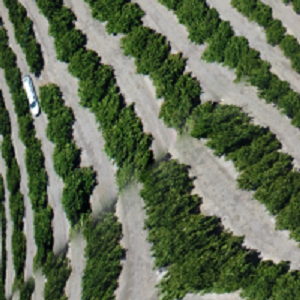
#> input picture windows/bad18-1_bend.png, 300 x 300 px, given in place of good_1_300.png, which was not available
$ python switchboard.py
#> lines starting #> are read from the running program, lines starting #| are printed output that depends on the picture; after the words box and inside, x2 and y2 are one past the last pixel; in counts of white or black regions, pixels touching at a corner belong together; pictures that were not available may be replaced by others from this repository, and a replacement may not be noted
#> in allcase, src is the input picture: shape (300, 300, 3); mean B, G, R 85, 109.2, 97.9
### modules/histogramequalization.py
#preprocessing module
#for histogram equaltization

import cv2 as cv

def histogramEqualization(input_image):
    """
    Preprocessing Method. Applies Histogram Equalization to a given input image.
    Returns the histogramed image.

    @input_image: input image of ideally grayscale.
    @return: Histogram equalized image.
    """
    #A histogram equalization function that takes in an input image and equalizes the colour variance.
    #Recommended by Patrick to fix the issue where some tif have heavy shading due to cliffs/clouds.
    #Ideally takes in a grayscale image.
    print("Histogram Equalization Started")

    #safty check that image is an image.
    if isinstance(input_image, str):
        input_image = cv.imread(input_image) # Loading image

    #grayscale anyway, safty first.
    c_image = cv.cvtColor(input_image, cv.COLOR_BGR2GRAY)
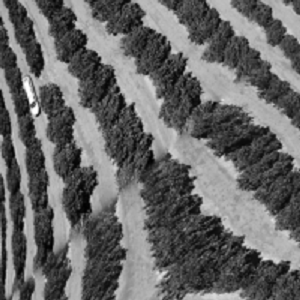
#> c_image: shape (300, 300); min 0, max 255, mean 103.1
    histo_image = cv.equalizeHist(c_image)
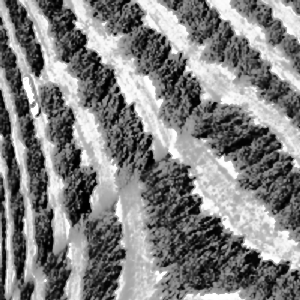
#> histo_image: shape (300, 300); min 0, max 255, mean 128.4

    print("Histogram Equalization Complete")
    return histo_image

### modules/colourquantization.py
#preprocessing module
#for colour quantization

import cv2 as cv

def colourQuantize(input_image):
    """
    Preprocessing Method. Applies a thresholding colour quantization to a given input image.
    Returns the colour quantized image.

    @input_image = input image. Works with rgb and non-rgb
    @return: colour quantized image
    """

    print("Colour Quantization Started")
    quantize_count = 12 #how many variation to reduce to.

    #safty check that image is an image.
    if isinstance(input_image, str):
        input_image = cv.imread(input_image) # Loading image

    quantized_image = cv.cvtColor(input_image, cv.COLOR_BGR2RGB) # Change color to RGB (from BGR)

    if(quantize_count == 12): #default case when you want 12 total channel types (future work)
        for n in range(len(quantized_image)):
            for i in range(len(quantized_image[0])):
                #r band quantized
                if(quantized_image[n][i][0] < 64):
                    quantized_image[n][i][0] = 0
                elif(quantized_image[n][i][0] < 128):
                    quantized_image[n][i][0] = 64
                elif(quantized_image[n][i][0] < 255):
                    quantized_image[n][i][0] = 128
                else:
                    quantized_image[n][i][0] = 255

                #g band quantized
                if(quantized_image[n][i][1] < 64):
                    quantized_image[n][i][1] = 0
                elif(quantized_image[n][i][1] < 128):
                    quantized_image[n][i][1] = 64
                elif(quantized_image[n][i][1] < 255):
                    quantized_image[n][i][1] = 128
                else:
                    quantized_image[n][i][1] = 255

                #b band quantized
                if(quantized_image[n][i][2] < 64):
                    quantized_image[n][i][2] = 0
                elif(quantized_image[n][i][2] < 128):
                    quantized_image[n][i][2] = 64
                elif(quantized_image[n][i][2] < 255):
                    quantized_image[n][i][2] = 128
                else:
                    quantized_image[n][i][2] = 255
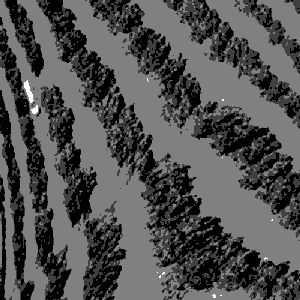
#> quantized_image: shape (300, 300, 3); min 0, max 255, mean 80.7

    print("Colour Quantization Complete")
    return quantized_image

### modules/kmeansbinarization.py
#preprocessing module
#for kmeans clustering and binarization

import cv2 as cv
import numpy as np

def kmeans(input_image, k_value=None):
    """
    Preprocessing Method. Applies k-means clustering follower by binarization to a given input image.
    Returns the binarized image.

    @input_image: input image. Any band.
    @k_value: number of clusters to seperate the pixel data into.
    @return: the binarized image.
    """
#> called with k_value = 3
    #A kmeans clusters algorithm that takes in an image (ideally grayscale) and applies a binerization to them.
    #kmeans clusters process:
    print("K-means Started") #steps taken from opencv documentation.

    #safty check that image is an image.
    if isinstance(input_image, str):
        input_image = cv.imread(input_image) # Loading image

    image = cv.cvtColor(input_image, cv.COLOR_BGR2RGB) # Change color to RGB (from BGR)
    # reshapethe image into a 2d array to make clustering possible
    pixel_vals = image.reshape((-1,3))
    # For supporting cv.kmean
    pixel_vals = np.float32(pixel_vals)

    #criteria to go to until finished. Set to 100 iterations or 100%.
    criteria = (cv.TERM_CRITERIA_EPS + cv.TERM_CRITERIA_MAX_ITER, 100, 1.0)
    k = k_value # Choosing number of cluster
    if (k==None):
        k = 3
    retval, labels, centers = cv.kmeans(pixel_vals, k, None, criteria, 100, cv.KMEANS_RANDOM_CENTERS)
#> retval = 8866938.9; centers = [[64, 64, 64], [0, 0, 0], [128.5, 128.5, 128.5]]


    centers = np.uint8(centers) # convert data into 8-bit values
#> centers = [[64, 64, 64], [0, 0, 0], [128, 128, 128]]
    segmented_data = centers[labels.flatten()] # Mapping labels to center points( RGB Value)
    segmented_image = segmented_data.reshape((image.shape)) # reshape data into the original image dimensions

    print("K-means Complete")

    #binarization process:
    print("Binerization Started")
    min = 999
    max = -1

    #check the new image for which cluster to binarized.
    for n in range(len(segmented_image)):
        for i in range(len(segmented_image[0])):
            if (segmented_image[n][i][0] > max):
                max = segmented_image[n][i][0]
            elif (segmented_image[n][i][0] < min):
                min = segmented_image[n][i][0]
#> after the loop, max = 128; min = 0

    #binarized the image based on the threshold found.
    for n in range(len(segmented_image)):
        for i in range(len(segmented_image[0])):
            if (segmented_image[n][i][0] > min):
                segmented_image[n][i] = [0,0,0] #the not rows
            elif (segmented_image[n][i][0] <= min):
                segmented_image[n][i] = [255,255,255] #the rows (painting them white)
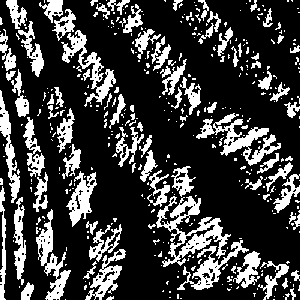
#> segmented_image: shape (300, 300, 3); 24.5% white; 406 white regions (317 under 20 px), largest, box (x1, y1, x2, y2) and area: (156, 196, 231, 267) 1759, (196, 113, 281, 166) 1357, (61, 30, 116, 107) 1086

    print("Binerization Complete")

    #if show_image:
    #    cv.imshow("Kmeans extraction", segmented_image)

    segmented_image = cv.cvtColor(segmented_image, cv.COLOR_BGR2GRAY) # Change color to RGB (from BGR) should mess with more options to see results
    #print("Segmented image: ",segmented_image)
    # ------------------ kmeans
    print("Kmeans-Binerization Complete")
    return segmented_image #the kmeans image

### modules/morphologicaloperations.py
#refinement method
#morphological operations for open, close, and pruning.

import cv2 as cv
from skimage.morphology import disk

def MorphOpenClose(image, kernal_open=None,kernal_close=None, iterations_open=None, iterations_close=None):
    """
    Refinement Method. Applies a opening followed by a closing morphological operation to an image.

    @image: input openclose.
    @kernal_open: kernal to use for opening. default to disk kernal if none specified.
    @kernal_close: kernal to use for closing. default to 4x4 rect kernal if none specified.
    @iterations_open: number of iterations to apply opening. default to 1 if none specified
    @iterations_close: number of iterations to apply closing. default to 1 if none specified

    @retun: the openclosed morph-operated image.
    """
    #check that input is image
    if isinstance(image, str):
        image = cv.imread(image) # Loading image

    element_open = kernal_open
    if(element_open == None):
        element_open = disk(1)

    element_close = kernal_close
    if(element_close == None):
        element_close = cv.getStructuringElement(cv.MORPH_RECT, (4, 4))


    ito = iterations_open
    if(ito == None):
        ito = 1

    itc = iterations_close
    if(itc == None):
        itc = 1

    #kernel = cv.getStructuringElement(cv.MORPH_CROSS, (3, 3))
    opening = cv.morphologyEx(image, cv.MORPH_OPEN, element_open, ito)
#> opening: shape (300, 300); 20.3% white; 274 white regions (147 under 20 px), largest, box (x1, y1, x2, y2) and area: (196, 119, 269, 156) 798, (179, 217, 229, 257) 720, (62, 30, 103, 89) 641

    #kernel = cv.getStructuringElement(cv.MORPH_RECT, (4, 4))
    closing = cv.morphologyEx(opening, cv.MORPH_CLOSE, element_close, itc) #closing = dilate and then erode
#> closing: shape (300, 300); 25.8% white; 81 white regions (33 under 20 px), largest, box (x1, y1, x2, y2) and area: (139, 136, 230, 268) 3211, (197, 115, 300, 213) 2522, (40, 0, 117, 108) 1870
#> in MorphOpenClose (call 2), `opening = cv.morphologyEx(image, cv.MORPH_OPEN, element_open, ito)`:
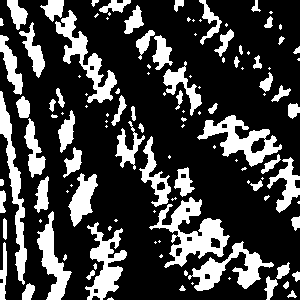
#> opening: shape (300, 300); 25.5% white; 121 white regions (58 under 20 px), largest, box (x1, y1, x2, y2) and area: (149, 197, 230, 268) 2133, (197, 115, 282, 167) 1600, (55, 10, 117, 103) 1531

    return closing

def MorphPrune(image, kernal_erode=None,kernal_prune=None, iterations_erode=None, iterations_prune=None):
    """
    Refinement Method. Applies a pruning operation to an image, perferably after morphological operations and before skeletonization.
    Applies a erosion followed by an opening.

    @image: input image to prune.
    @kernal_erode: kernal to use for erosion. default to 2x2 rect kernal if none specified.
    @kernal_prune: kernal to use for opening. default to 'line' kernal if none specified.
    @iterations_erode: number of iterations to apply eroison. default to 1 if none specified
    @iterations_prune: number of iterations to apply opening. default to 1 if none specified

    @retuns the pruned image.
    """
    if isinstance(image, str):
        image = cv.imread(image) # Loading image

    element_open = kernal_erode
    if(element_open == None):
        element_open = cv.getStructuringElement(cv.MORPH_RECT, (2, 2))

    element_close = kernal_prune
    if(element_close == None):
        element_close = cv.getStructuringElement(cv.MORPH_RECT, (3, 1))


    ite = iterations_erode
    if(ite == None):
        ite = 1

    itp = iterations_prune
    if(itp == None):
        itp = 1

    #performe an erosion operation
    erosion = cv.morphologyEx(image, cv.MORPH_ERODE, element_open, ite)
#> erosion: shape (300, 300); 20.8% white; 96 white regions (42 under 20 px), largest, box (x1, y1, x2, y2) and area: (152, 199, 230, 269) 1779, (200, 117, 283, 167) 1355, (0, 93, 28, 286) 1301

    #perform a pruning operation
    prune = cv.morphologyEx(erosion, cv.MORPH_CLOSE, element_close, itp)

    return prune

def MorphExFull(in_image):
    """
    Refinement Method. Takes in a given input image and applies two iterations of open-closing, followed by one iteration of pruning.

    @in_image: input image.
    @return: Fully morphologically operated image.
    """
    image = in_image
    if isinstance(in_image, str):
        image = cv.imread(image) # Loading image

    #double openclose
    image = MorphOpenClose(image)
    image = MorphOpenClose(image)

    #prune
    image = MorphPrune(image)

    return image

### modules/skeletonization.py
#refinement module
#for skeletonization.
#nb credit to: https://medium.com/analytics-vidhya/skeletonization-in-python-using-opencv-b7fa16867331

import cv2 as cv
import numpy as np

def MorphSkeleton(image, kernal=None):
    '''
    Refinement Method. Skeletonizes a given image. Returns the skeletonized image.
    Must follow after preprocessing methods.

    @image: input image to skeletonize.
    @kernal: kernal to use, default to 3x3 cross if none given
    @return: the skeletonized image
    '''
    print("Skeletonizing Started")
    #check that input is image
    if isinstance(image, str):
        image = cv.imread(image) # Loading image

    skel = np.zeros(image.shape, np.uint8)
    # Use a cross Kernel by default.
    element = kernal
    if(element == None):
        element = cv.getStructuringElement(cv.MORPH_CROSS, (3,3))

    #repeat until image has been skeletonized
    #not own implimentation. Common way of doing it but taken from:
    #https://medium.com/analytics-vidhya/skeletonization-in-python-using-opencv-b7fa16867331
    while True:
        open = cv.morphologyEx(image, cv.MORPH_OPEN, element)
        temp = cv.subtract(image, open)
        eroded = cv.erode(image, element)
        skel = cv.bitwise_or(skel,temp)
        image = eroded.copy()
        #if image has been completely eroded, stop
        if cv.countNonZero(image)==0:
            break
#> this loop made 11 passes
#> pass 1, in MorphSkeleton, `open = cv.morphologyEx(image, cv.MORPH_OPEN, element)`:
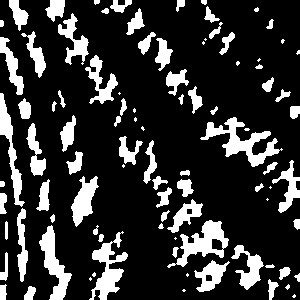
#> open: shape (300, 300); 19.8% white; 94 white regions (22 under 20 px), largest, box (x1, y1, x2, y2) and area: (200, 117, 283, 167) 1310, (167, 220, 229, 268) 1091, (89, 231, 128, 300) 1055
#> pass 1, in MorphSkeleton, `temp = cv.subtract(image, open)`:
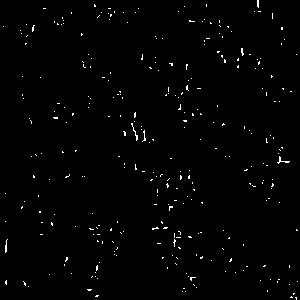
#> temp: shape (300, 300); 1.1% white in thin lines or dots
#> (the rest of the program and of its run is left out)
